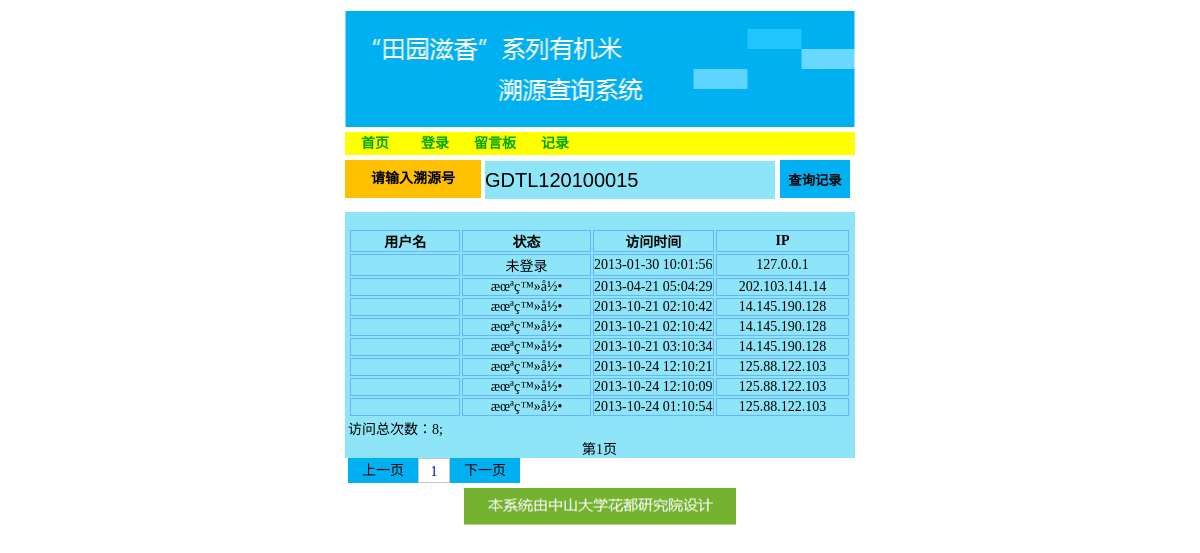
/bg_detilrecord.php?product_number=GDTL120100015&page=0, run on the app's committed database.
### tables this page shows
CREATE TABLE `record` (
  `id` int(100) NOT NULL auto_increment,
  `state` varchar(30) NOT NULL,
  `product_number` varchar(100) NOT NULL,
  `date` varchar(30) NOT NULL,
  `name` varchar(150) default NULL,
  `ip` varchar(30) NOT NULL,
  PRIMARY KEY  (`id`)
);

### bg_detilrecord.php (the view, shortened to what this page needs)
<!DOCTYPE html>
<html>
<head>
	<link href="css/bg_detilrecord.css" type="text/css" rel="stylesheet" />
</head>
<body>
	<div id="all">
		<div id="head"><a href="index.php">"田园滋香"系列有机米溯源查询系统</a></div>
		<div id="menu">
			<ul>
				<li><a href="index.php"><b>首页</b></a></li>
				<li><a href="in.php"><b>登录</b></a></li>
				<li><a href="message_board.php?page=0"><b>留言板</b></a></li>
				<li><a href='bg_viewrecord.php?page=0'><b>记录</b></a></li>
			</ul>
		</div>
		<?php
				if(!empty($_GET['product_number'])){
				$check_num=$_GET['product_number'];
				$b=1;
				}else{
					$check_num="";
					$b=0;
				}
		?>
		<div id="check">
			<form action="bg_detilrecord.php" method="get" >
				<span id="check_title">请输入溯源号</span>
				<input id="text" type="text" name="product_number" value="<?php if($b) echo $check_num;?>"/>
				<input id="submit" type="submit" name="submit" value="查询记录" />
			</form>
		</div>
		<div id="info">
			<div id="p">
				<br/>
				<?php
							$num=0;
							$page = $_GET['page'];
							$check_num = $_GET['product_number'];
							$pages=0;
							$sql="select * from record where product_number='$check_num'";
							$result = mysql_query($sql);
							while($rs =mysql_fetch_array($result)){
								$num=$num+1;
								global $pages;
								$pages = $pages+1;
							}
							$pages = ($pages-1)/10+1;
							$pages = floor($pages);
							$frontpage = $page-10;
							$nextpage = $page+10;
							if($frontpage<0){
								$frontpage=0;
							}
							if($nextpage>=$pages*10){
								$nextpage=($pages-1)*10;
							}
							$sql="select * from record where product_number='$check_num' limit $page,10";
							$result2 = mysql_query($sql);
							echo "<table>";
							echo "<tr>";
							echo "<td id='td_1'><b>用户名</b></td>";
							echo "<td id='td_2'><b>状态</b></td>";
							echo "<td id='td_3'><b>访问时间</b></td>";
							echo "<td id='td_3'><b>IP</b></td>";
							echo "</tr>";
							while($rss =mysql_fetch_array($result2))
								{
								echo "<tr>";
								echo "<td id='td_1'>$rss[4]</td>";
								echo "<td id='td_2'>$rss[1]</td>";
								echo "<td id='td_3'>$rss[3]</td>";
								echo "<td id='td_3'>$rss[5]</td>";
								echo "</tr>";
								}
							echo "</table>";
							echo "访问总次数：$num;";
				?>
				<br/>
				<div align="center">第<?php echo "".($page/10+1);?>页</div>
				<div class="p_1"><a href="bg_detilrecord.php?page=<?php echo $frontpage?>&product_number=<?php echo $check_num?>">上一页</a></div>
					<?php
						$i=1;
						for(;$i<=$pages;$i++){
						$s=($i-1)*10;
						echo "<div class='p_2'><a>";
						echo "<a href='bg_detilrecord.php?page=$s&product_number=$check_num'>$i</a>";
						echo "</a></div>";
						}
					?>
				<div class="p_1"><a href="bg_detilrecord.php?page=<?php echo $nextpage?>&product_number=<?php echo $check_num?>">下一页</a></div>
			</div>
		</div>
		<div id="footer">
		</div>
	</div>
</body>
</html>

### css/bg_detilrecord.css (style rules this page uses)
html { height:100%;border:none; }
body { border:none; padding:0; margin:0; font-size:15px;font-family:΢���ź�; }
div,ul,li,img { padding:0; margin:0; border:none; }
ul { list-style-type:none; }
* { margin:0px; padding:0px; }
#all { width:510px; margin:0 auto; min-height:200px; font-size:14px; font-family:����; }
#head { width:510px; height:117px; background:url("../images/head.png") no-repeat center center; margin-top:10px; }
#head a { width:510px; height:117px; display:block; text-indent:-3000px; }
#menu { margin:5px auto; width:510px; height:23px; background:#ff0; line-height:23px; }
#menu a { color:#00A600; display:block; width:60px; text-decoration:none; text-align:center; }
#menu li { float:left; width:60px; list-style-type:none; }
#info { width:510px; margin-top:14px; background:#8DE5F7; }
#check { width:510px; height:38px; }
#text { border:0px; width:290px; height:38px; background:#8DE5F7; font-size:20px; margin-left:4px; margin-top:1px; line-height:38px; }
#check_title { display:block; width:136px; height:38px; background:#FFC000; font-weight:700; line-height:38px; text-align:center; }
#check_title,#text { float:left; }
#submit { width:70px; height:38px; margin-left:5px; background:#00B0F0; border:0px; font-weight:700; }
#p { width:503px; min-height:10px; margin:0px 3px 0px 3px; }
#p td { width:150px; text-align:center; border:1px solid #66B3FF; }
.p_1 { width:70px; height:25px; line-height:25px; text-align:center; background:#00B0F0; float:left; }
.p_1 a:link,a:visited { color:#000; text-decoration:none; }
.p_2 { width:30px; height:23px; line-height:25px; text-align:center; background:#fff; border:1px solid #c9c9c8; float:left; }
.p_2 a:link,a:visited { text-decoration:none; }
#footer { margin:0 auto; margin-top:30px; width:273px; height:37px; background:url("../images/footer.png") no-repeat center center; text-indent:-3000px; }

### data on the page
record: state "未登录", date "2013-01-30 10:01:56", ip "127.0.0.1"
record: state "æœªç™»å½•", date "2013-04-21 05:04:29", ip "202.103.141.14"
record: state "æœªç™»å½•", date "2013-10-21 02:10:42", ip "14.145.190.128"
record: state "æœªç™»å½•", date "2013-10-21 02:10:42", ip "14.145.190.128"
record: state "æœªç™»å½•", date "2013-10-21 03:10:34", ip "14.145.190.128"
record: state "æœªç™»å½•", date "2013-10-24 12:10:21", ip "125.88.122.103"
record: state "æœªç™»å½•", date "2013-10-24 12:10:09", ip "125.88.122.103"
record: state "æœªç™»å½•", date "2013-10-24 01:10:54", ip "125.88.122.103"

### other printed values
$num "8"
$page/10+1 "1"
